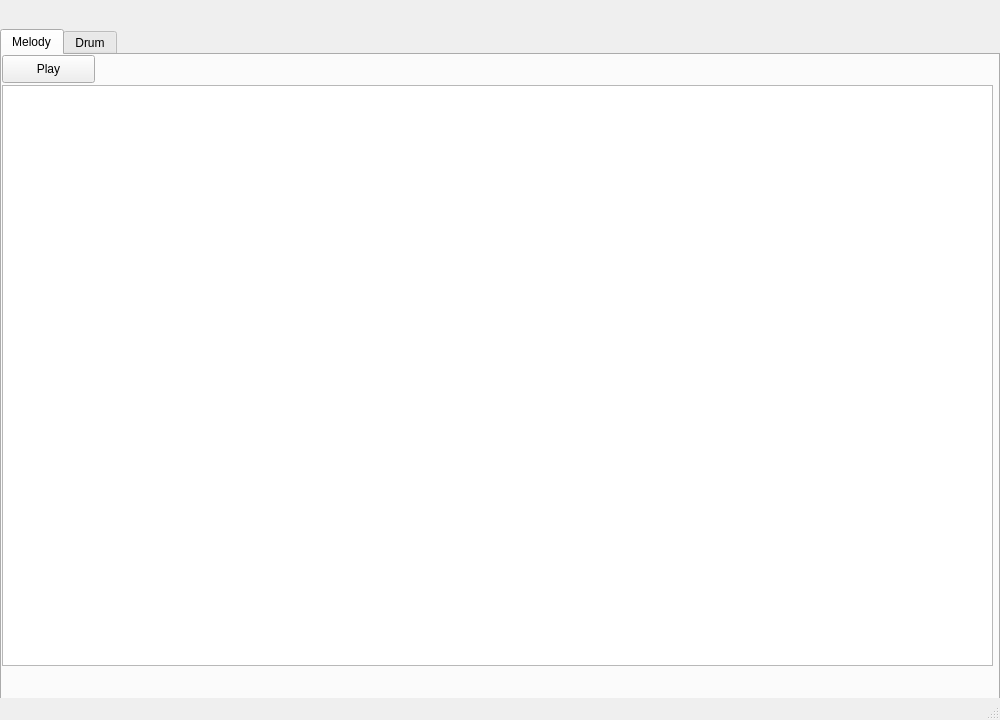
<?xml version="1.0" encoding="UTF-8"?>
<ui version="4.0">
 <class>MainWindow</class>
 <widget class="QMainWindow" name="MainWindow">
  <property name="geometry">
   <rect>
    <x>0</x>
    <y>0</y>
    <width>1000</width>
    <height>720</height>
   </rect>
  </property>
  <property name="windowTitle">
   <string>MainWindow</string>
  </property>
  <widget class="QWidget" name="centralwidget">
   <widget class="QTabWidget" name="tabWidget">
    <property name="geometry">
     <rect>
      <x>0</x>
      <y>29</y>
      <width>1000</width>
      <height>691</height>
     </rect>
    </property>
    <property name="currentIndex">
     <number>0</number>
    </property>
    <widget class="QWidget" name="tab">
     <attribute name="title">
      <string>Melody</string>
     </attribute>
     <widget class="QGraphicsView" name="graphicsView">
      <property name="geometry">
       <rect>
        <x>0</x>
        <y>30</y>
        <width>991</width>
        <height>581</height>
       </rect>
      </property>
      <property name="styleSheet">
       <string notr="true">border-image: url(:/image/image/image1.PNG);</string>
      </property>
     </widget>
     <widget class="QPushButton" name="play_m">
      <property name="geometry">
       <rect>
        <x>0</x>
        <y>0</y>
        <width>93</width>
        <height>28</height>
       </rect>
      </property>
      <property name="text">
       <string>Play</string>
      </property>
     </widget>
    </widget>
    <widget class="QWidget" name="tab_2">
     <attribute name="title">
      <string>Drum</string>
     </attribute>
     <widget class="QGraphicsView" name="graphicsView_2">
      <property name="geometry">
       <rect>
        <x>0</x>
        <y>30</y>
        <width>991</width>
        <height>581</height>
       </rect>
      </property>
      <property name="styleSheet">
       <string notr="true">border-image: url(:/image/image/image1.PNG);</string>
      </property>
     </widget>
     <widget class="QPushButton" name="play_d">
      <property name="geometry">
       <rect>
        <x>0</x>
        <y>0</y>
        <width>93</width>
        <height>28</height>
       </rect>
      </property>
      <property name="text">
       <string>Play</string>
      </property>
     </widget>
    </widget>
   </widget>
  </widget>
  <widget class="QMenuBar" name="menubar">
   <property name="geometry">
    <rect>
     <x>0</x>
     <y>0</y>
     <width>1000</width>
     <height>26</height>
    </rect>
   </property>
  </widget>
  <widget class="QStatusBar" name="statusbar"/>
 </widget>
 <resources/>
 <connections/>
</ui>
